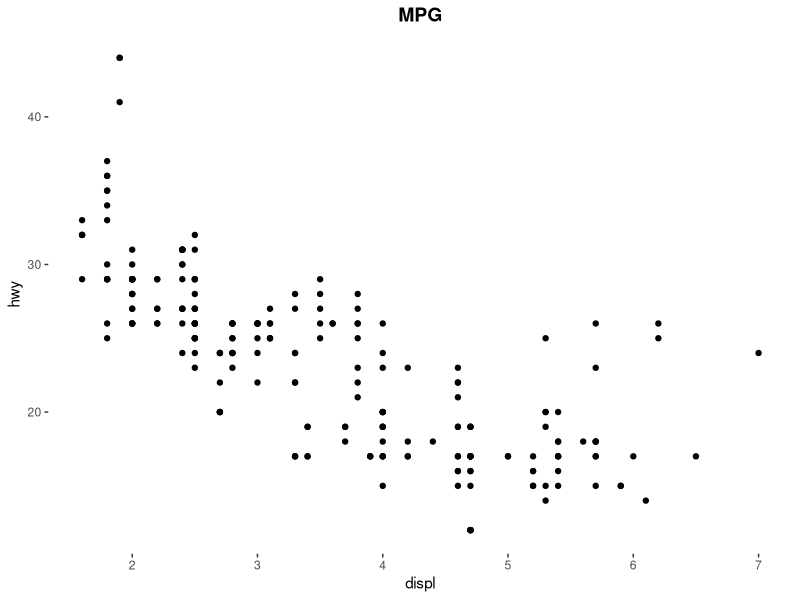

R code for this plot:
## ---- chunk 1
knitr::opts_chunk$set(warning = FALSE, message = FALSE)
## ---- chunk 2
library(tidyverse)

mpg <- mpg

options(digits = 3)
options(scipen = 3)
## ---- chunk 3
ggplot(data = mpg) +
  geom_point(aes(x = displ, y = hwy)) +
  ggtitle("MPG") + theme(plot.title = element_text(size = 14, 
    face = "bold", hjust = 0.5), panel.background = element_rect(fill = NA))
## ---- chunk 4
lm <- lm(formula = hwy ~ displ, data = mpg)
print(summary(lm),digits=4)
## ---- chunk 5
lm <- lm(formula = hwy ~ displ + cyl + drv + class, data = mpg)
print(summary(lm),digits=4)
